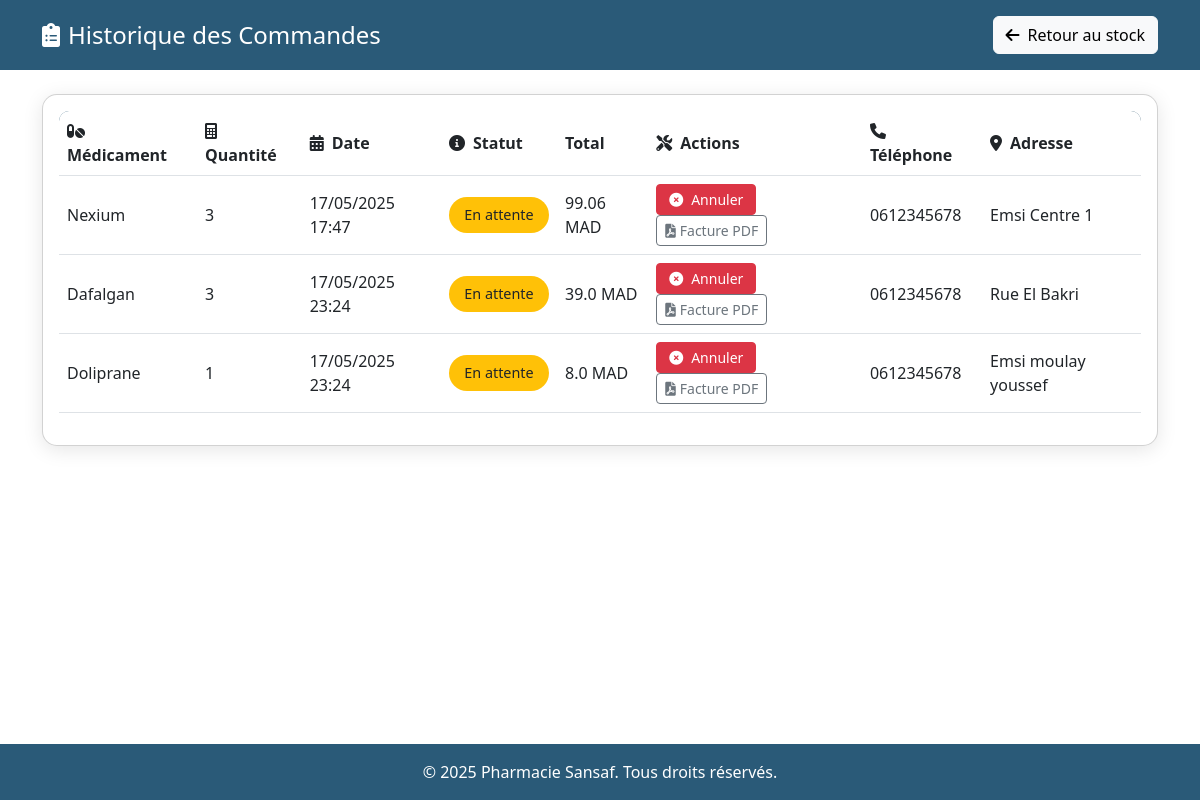
The app's page /mes_commandes (signed in) with its own data.
### models.py (models this page shows)
class Commande(db.Model):
    id = db.Column(db.Integer, primary_key=True)
    user_id = db.Column(db.Integer, db.ForeignKey('user.id'), nullable=False)
    medicament_id = db.Column(db.Integer, db.ForeignKey('medicament.id'), nullable=False)
    quantity = db.Column(db.Integer, nullable=False)
    date_commande = db.Column(db.DateTime, default=datetime.utcnow)
    status = db.Column(db.String(50), default="Pending")
    user = db.relationship('User', backref='commandes')
    medicament = db.relationship('Medicament', backref='commandes')
    delivery_details = db.relationship('DeliveryDetails', back_populates='commande', cascade="all, delete-orphan", uselist=False)
    @property
    def total(self):
        if self.medicament and self.quantity:
            return round(self.medicament.price * self.quantity, 2)
        return 0

class Medicament(db.Model):
    id = db.Column(db.Integer, primary_key=True)
    name = db.Column(db.String(100), nullable=False, unique=True)
    quantity = db.Column(db.Integer, nullable=False)
    dosage = db.Column(db.String(50), nullable=False)
    expiration = db.Column(db.Date, nullable=False)
    price = db.Column(db.Float, nullable=False)  # Prix unitaire
    form = db.Column(db.String(50), nullable=False)  # Forme pharmaceutique
    category = db.Column(db.String(100), nullable=False)  # Catégorie thérapeutique

class DeliveryDetails(db.Model):
    id = db.Column(db.Integer, primary_key=True)
    commande_id = db.Column(db.Integer, db.ForeignKey('commande.id'), nullable=False)
    phone = db.Column(db.String(15), nullable=False)
    address = db.Column(db.String(255), nullable=False)
    commande = db.relationship('Commande', back_populates='delivery_details')

### app.py (the view)
@app.route('/mes_commandes')
@login_required
def mes_commandes():
    commandes = Commande.query.filter_by(user_id=current_user.id).options(joinedload(Commande.delivery_details)).all()
    for commande in commandes:
        print(commande.delivery_details)
    return render_template("mes_commandes.html", commandes=commandes)

### app.py (called while the page is built)
@login_manager.user_loader
def load_user(user_id):
    return db.session.get(User, int(user_id))

### templates/mes_commandes.html (shortened to what this page needs)
<!DOCTYPE html>
<html lang="fr">
<head>
    <link href="https://cdn.jsdelivr.net/npm/bootstrap@5.3.0/dist/css/bootstrap.min.css" rel="stylesheet">
    <link href="https://cdnjs.cloudflare.com/ajax/libs/font-awesome/6.0.0-beta3/css/all.min.css" rel="stylesheet">
</head>
<body>
    <header class=" text-white py-3">
        <div class="container d-flex justify-content-between align-items-center">
            <h2 class="h4 mb-0">
                <i class="fas fa-clipboard-list me-2"></i>Historique des Commandes
            </h2>
            <nav>
                <a href="{{ url_for('stock') }}" class="btn btn-light">
                    <i class="fas fa-arrow-left me-2"></i>Retour au stock
                </a>
            </nav>
        </div>
    </header>
    <main class="container mt-4 flex-grow-1">
        <div class="card order-card">
            <div class="card-body">
                <div class="table-responsive order-table">
                    <table class="table table-hover align-middle">
                        <thead class="align-middle">
                            <tr>
                                <th><i class="fas fa-pills me-2"></i>Médicament</th>
                                <th><i class="fas fa-calculator me-2"></i>Quantité</th>
                                <th><i class="fas fa-calendar-alt me-2"></i>Date</th>
                                <th><i class="fas fa-info-circle me-2"></i>Statut</th>
                                <th>Total</th>
                                <th><i class="fas fa-tools me-2"></i>Actions</th>
                                <th><i class="fas fa-phone me-2"></i>Téléphone</th>
                                <th><i class="fas fa-map-marker-alt me-2"></i>Adresse</th>
                            </tr>
                        </thead>
                        <tbody>
                            {% for commande in commandes %}
                            <tr>
                                <td>{{ commande.medicament.name }}</td>
                                <td>{{ commande.quantity }}</td>
                                <td>{{ commande.date_commande.strftime('%d/%m/%Y %H:%M') }}</td>
                                <td>
                                    {% if commande.status == "Pending" %}
                                        <span class="status-badge bg-warning text-dark">En attente</span>
                                    {% elif commande.status == "Expédiée" %}
                                        <span class="status-badge bg-info text-dark">Expédiée</span>
                                    {% elif commande.status == "Livrée" %}
                                        <span class="status-badge bg-success">Livrée</span>
                                    {% elif commande.status == "Approuvée" %}
                                        <span class="status-badge bg-primary">Approuvée</span>
                                    {% elif commande.status == "Refusée" %}
                                        <span class="status-badge bg-danger">Refusée</span>
                                    {% endif %}
                                </td>
                                <td>{{ commande.total }} MAD</td>
                                <td>
                                    {% if commande.status == "Pending" %}
                                    <form action="{{ url_for('annuler_commande', commande_id=commande.id) }}" method="POST">
                                        <button type="submit"
                                                class="btn btn-danger btn-sm btn-cancel"
                                                onclick="return confirm('Confirmez-vous l\'annulation de cette commande ?')">
                                            <i class="fas fa-times-circle me-2"></i>Annuler
                                        </button>
                                        <a href="{{ url_for('telecharger_facture', commande_id=commande.id) }}" class="btn btn-outline-secondary btn-sm" target="_blank">
                                            <i class="fas fa-file-pdf me-1"></i>Facture PDF
                                        </a>
                                    </form>
                                    {% endif %}
                                </td>
                                <td>{{ commande.delivery_details.phone if commande.delivery_details else '-' }}</td>
                                <td>{{ commande.delivery_details.address if commande.delivery_details else '-' }}</td>
                            </tr>
                            {% endfor %}
                        </tbody>
                    </table>
                </div>
            </div>
        </div>
    </main>
    <footer class=" text-white text-center py-3 mt-auto">
        <div class="container">
            <p class="mb-0">&copy; 2025 Pharmacie Sansaf. Tous droits réservés.</p>
        </div>
    </footer>
</body>
</html>

### templates/mes_commandes.html (style rules this page uses)
:root { --primary-color: #2a5a78; --secondary-color: #5cb85c; --light-bg: #f8f9fa; --dark-bg: #1a1a1a; }
body { font-family: 'Segoe UI', system-ui, sans-serif; min-height: 100vh; display: flex; flex-direction: column; transition: background-color 0.3s, color 0.3s; }
.order-card { border-radius: 15px; box-shadow: 0 4px 20px rgba(0,0,0,0.1); }
.order-table { border-radius: 10px; overflow: hidden; }
.order-table thead { background: linear-gradient(135deg, var(--primary-color), #1d465f); color: white; }
.status-badge { padding: 0.5em 1em; border-radius: 20px; font-size: 0.9em; min-width: 100px; display: inline-block; text-align: center; }
.btn-cancel { transition: transform 0.2s; min-width: 100px; }
header { background-color: var(--primary-color) !important; }
footer { background-color: var(--primary-color) !important; }

### records on screen
Commande: medicament.name "Nexium", quantity "3", date_commande "17/05/2025 17:47", status "En attente", total "99.06", delivery_details "0612345678", delivery_details "Emsi Centre 1"
Commande: medicament.name "Dafalgan", quantity "3", date_commande "17/05/2025 23:24", status "En attente", total "39.0", delivery_details "0612345678", delivery_details "Rue El Bakri"
Commande: medicament.name "Doliprane", quantity "1", date_commande "17/05/2025 23:24", status "En attente", total "8.0", delivery_details "0612345678", delivery_details "Emsi moulay youssef"
